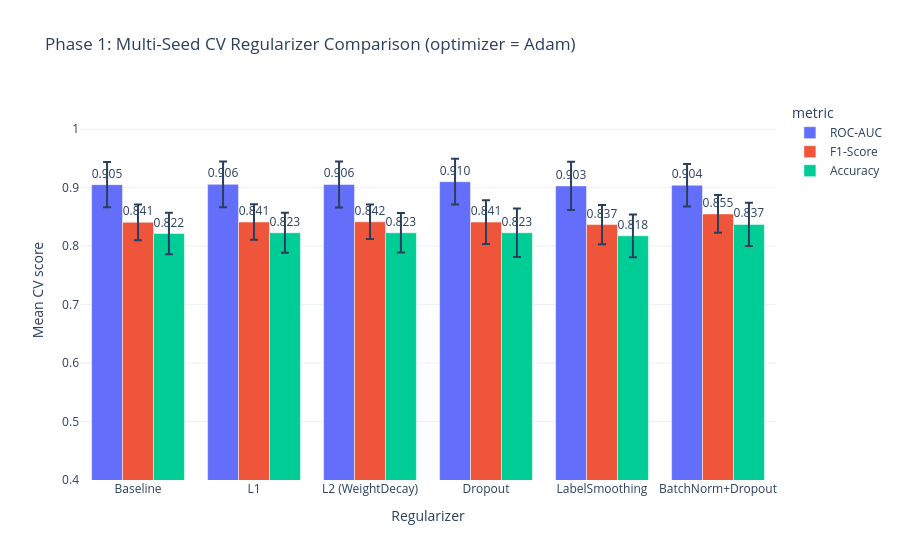
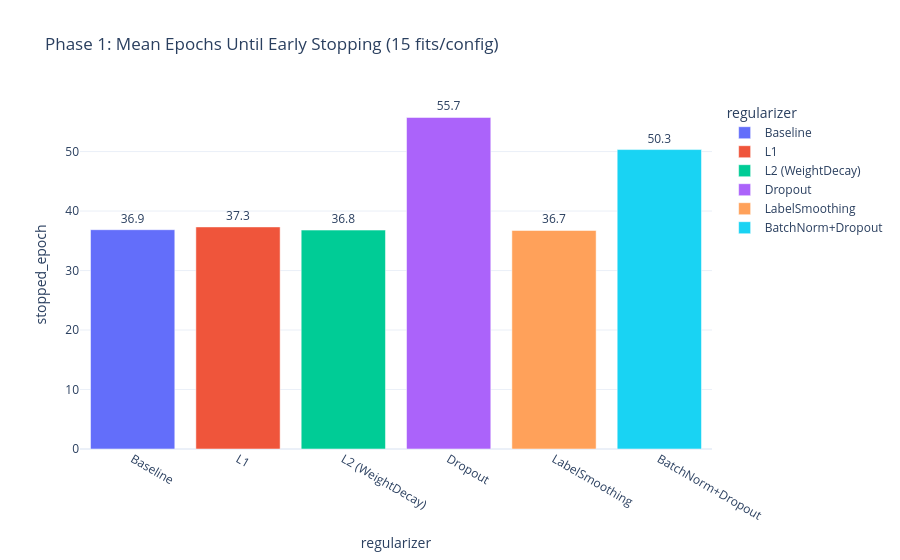

Write notebook code for charts like these, in order.
### Markdown cell above
### Phase 1 Results - Visualizations

### Code cell
df_p1 = pd.DataFrame(
    [{key: value for key, value in record.items() if not key.startswith('_')} for record in phase1_raw]
)

df_melt = df_p1.melt(
    id_vars='regularizer', value_vars=list(METRIC_MAP.keys()),
    var_name='metric_key', value_name='score',
)
df_melt['metric'] = df_melt['metric_key'].map(METRIC_MAP)
df_melt['std'] = [
    df_p1.loc[df_p1['regularizer'] == row.regularizer, f'cv_std_{row.metric_key[3:]}'].iloc[0]
    for row in df_melt.itertuples()
]

fig_p1_bar = px.bar(
    df_melt, x='regularizer', y='score', color='metric', error_y='std',
    barmode='group',
    title=f'Phase 1: Multi-Seed CV Regularizer Comparison (optimizer = {PHASE1_OPTIMIZER_NAME})',
    labels={'score': 'Mean CV score', 'regularizer': 'Regularizer'},
    color_discrete_sequence=px.colors.qualitative.Plotly,
    template='plotly_white', text_auto='.3f',
)
fig_p1_bar.update_layout(yaxis=dict(range=[0.4, 1.05]))
fig_p1_bar.update_traces(textposition='outside')
fig_p1_bar.show()

# ── Stopped-epoch bar ────────────────────────────────────────
px.bar(
    df_p1, x='regularizer', y='stopped_epoch',
    title='Phase 1: Mean Epochs Until Early Stopping (15 fits/config)',
    color='regularizer', template='plotly_white', text_auto='.1f',
).update_traces(textposition='outside').show()

### Figure 1 — Plotly figure (JSON) as saved in the notebook; plotly's stock layout.template omitted (floating-point values rounded to 4 significant figures)
{"data": [{"alignmentgroup": "True", "error_y": {"array": [0.03881, 0.03911, 0.03944, 0.03918, 0.04109, 0.03639]}, "hovertemplate": "metric=ROC-AUC<br>Regularizer=%{x}<br>Mean CV score=%{y}<extra></extra>", "legendgroup": "ROC-AUC", "marker": {"color": "#636EFA", "pattern": {"shape": ""}}, "name": "ROC-AUC", "offsetgroup": "ROC-AUC", "orientation": "v", "showlegend": true, "textposition": "outside", "texttemplate": "%{y:.3f}", "type": "bar", "x": ["Baseline", "L1", "L2 (WeightDecay)", "Dropout", "LabelSmoothing", "BatchNorm+Dropout"], "xaxis": "x", "y": [0.9052, 0.9057, 0.9055, 0.9103, 0.9031, 0.9043], "yaxis": "y"}, {"alignmentgroup": "True", "error_y": {"array": [0.03065, 0.03049, 0.02963, 0.03741, 0.0337, 0.03238]}, "hovertemplate": "metric=F1-Score<br>Regularizer=%{x}<br>Mean CV score=%{y}<extra></extra>", "legendgroup": "F1-Score", "marker": {"color": "#EF553B", "pattern": {"shape": ""}}, "name": "F1-Score", "offsetgroup": "F1-Score", "orientation": "v", "showlegend": true, "textposition": "outside", "texttemplate": "%{y:.3f}", "type": "bar", "x": ["Baseline", "L1", "L2 (WeightDecay)", "Dropout", "LabelSmoothing", "BatchNorm+Dropout"], "xaxis": "x", "y": [0.8408, 0.8413, 0.8417, 0.8412, 0.8368, 0.8551], "yaxis": "y"}, {"alignmentgroup": "True", "error_y": {"array": [0.03558, 0.0343, 0.03365, 0.04149, 0.03663, 0.03702]}, "hovertemplate": "metric=Accuracy<br>Regularizer=%{x}<br>Mean CV score=%{y}<extra></extra>", "legendgroup": "Accuracy", "marker": {"color": "#00CC96", "pattern": {"shape": ""}}, "name": "Accuracy", "offsetgroup": "Accuracy", "orientation": "v", "showlegend": true, "textposition": "outside", "texttemplate": "%{y:.3f}", "type": "bar", "x": ["Baseline", "L1", "L2 (WeightDecay)", "Dropout", "LabelSmoothing", "BatchNorm+Dropout"], "xaxis": "x", "y": [0.8216, 0.8229, 0.8229, 0.8229, 0.8177, 0.8372], "yaxis": "y"}], "layout": {"barmode": "group", "legend": {"title": {"text": "metric"}, "tracegroupgap": 0}, "title": {"text": "Phase 1: Multi-Seed CV Regularizer Comparison (optimizer = Adam)"}, "xaxis": {"anchor": "y", "domain": [0, 1], "title": {"text": "Regularizer"}}, "yaxis": {"anchor": "x", "domain": [0, 1], "range": [0.4, 1.05], "title": {"text": "Mean CV score"}}}}

### Figure 2 — Plotly figure (JSON) as saved in the notebook; plotly's stock layout.template omitted (floating-point values rounded to 4 significant figures)
{"data": [{"hovertemplate": "regularizer=%{x}<br>stopped_epoch=%{y}<extra></extra>", "legendgroup": "Baseline", "marker": {"color": "#636efa", "pattern": {"shape": ""}}, "name": "Baseline", "orientation": "v", "showlegend": true, "textposition": "outside", "texttemplate": "%{y:.1f}", "type": "bar", "x": ["Baseline"], "xaxis": "x", "y": [36.87], "yaxis": "y"}, {"hovertemplate": "regularizer=%{x}<br>stopped_epoch=%{y}<extra></extra>", "legendgroup": "L1", "marker": {"color": "#EF553B", "pattern": {"shape": ""}}, "name": "L1", "orientation": "v", "showlegend": true, "textposition": "outside", "texttemplate": "%{y:.1f}", "type": "bar", "x": ["L1"], "xaxis": "x", "y": [37.33], "yaxis": "y"}, {"hovertemplate": "regularizer=%{x}<br>stopped_epoch=%{y}<extra></extra>", "legendgroup": "L2 (WeightDecay)", "marker": {"color": "#00cc96", "pattern": {"shape": ""}}, "name": "L2 (WeightDecay)", "orientation": "v", "showlegend": true, "textposition": "outside", "texttemplate": "%{y:.1f}", "type": "bar", "x": ["L2 (WeightDecay)"], "xaxis": "x", "y": [36.8], "yaxis": "y"}, {"hovertemplate": "regularizer=%{x}<br>stopped_epoch=%{y}<extra></extra>", "legendgroup": "Dropout", "marker": {"color": "#ab63fa", "pattern": {"shape": ""}}, "name": "Dropout", "orientation": "v", "showlegend": true, "textposition": "outside", "texttemplate": "%{y:.1f}", "type": "bar", "x": ["Dropout"], "xaxis": "x", "y": [55.73], "yaxis": "y"}, {"hovertemplate": "regularizer=%{x}<br>stopped_epoch=%{y}<extra></extra>", "legendgroup": "LabelSmoothing", "marker": {"color": "#FFA15A", "pattern": {"shape": ""}}, "name": "LabelSmoothing", "orientation": "v", "showlegend": true, "textposition": "outside", "texttemplate": "%{y:.1f}", "type": "bar", "x": ["LabelSmoothing"], "xaxis": "x", "y": [36.73], "yaxis": "y"}, {"hovertemplate": "regularizer=%{x}<br>stopped_epoch=%{y}<extra></extra>", "legendgroup": "BatchNorm+Dropout", "marker": {"color": "#19d3f3", "pattern": {"shape": ""}}, "name": "BatchNorm+Dropout", "orientation": "v", "showlegend": true, "textposition": "outside", "texttemplate": "%{y:.1f}", "type": "bar", "x": ["BatchNorm+Dropout"], "xaxis": "x", "y": [50.33], "yaxis": "y"}], "layout": {"barmode": "relative", "legend": {"title": {"text": "regularizer"}, "tracegroupgap": 0}, "title": {"text": "Phase 1: Mean Epochs Until Early Stopping (15 fits/config)"}, "xaxis": {"anchor": "y", "categoryarray": ["Baseline", "L1", "L2 (WeightDecay)", "Dropout", "LabelSmoothing", "BatchNorm+Dropout"], "categoryorder": "array", "domain": [0, 1], "title": {"text": "regularizer"}}, "yaxis": {"anchor": "x", "domain": [0, 1], "title": {"text": "stopped_epoch"}}}}
